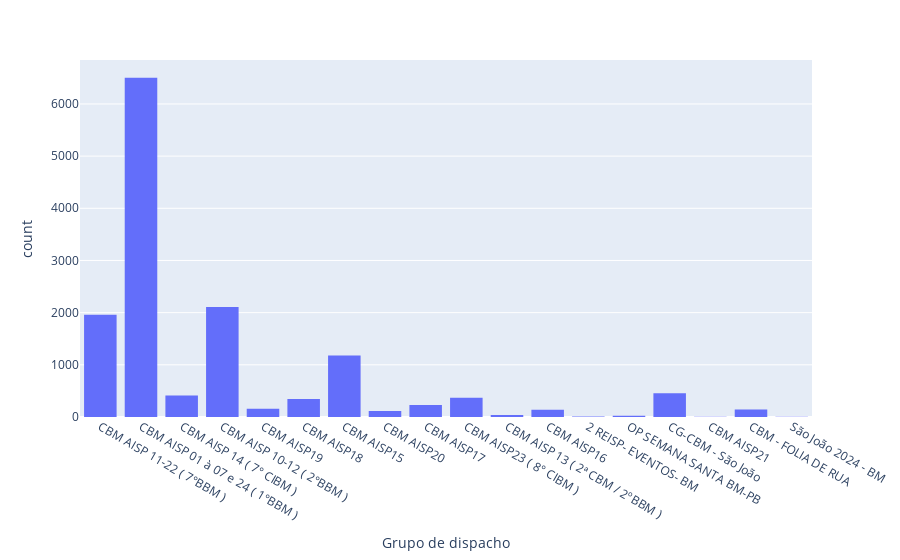

Notebook code cell kept with this figure:
### Code cell
px.histogram(dados, x='Grupo de dispacho')

### Figure 1 — Plotly figure (JSON) as saved in the notebook; plotly's stock layout.template omitted (floating-point values rounded to 4 significant figures; data arrays with more than 128 entries replaced by an {"elided": "..."} marker saying what was removed)
{"data": [{"alignmentgroup": "True", "bingroup": "x", "hovertemplate": "Grupo de dispacho=%{x}<br>count=%{y}<extra></extra>", "legendgroup": "", "marker": {"color": "#636efa", "pattern": {"shape": ""}}, "name": "", "offsetgroup": "", "orientation": "v", "showlegend": false, "type": "histogram", "x": {"elided": "14202 str values"}, "xaxis": "x", "yaxis": "y"}], "layout": {"barmode": "relative", "legend": {"tracegroupgap": 0}, "margin": {"t": 60}, "xaxis": {"anchor": "y", "domain": [0, 1], "title": {"text": "Grupo de dispacho"}}, "yaxis": {"anchor": "x", "domain": [0, 1], "title": {"text": "count"}}}}
